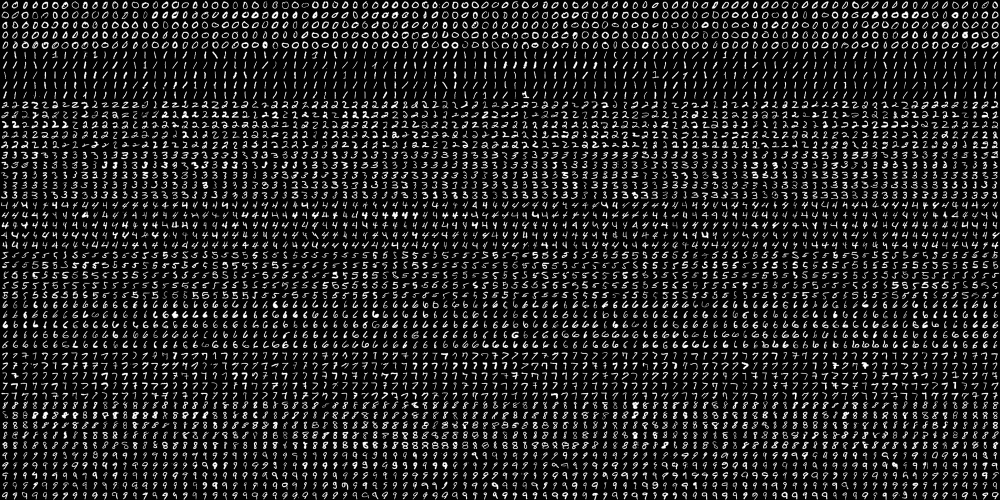
#> input picture Quiz3/digits.png, 2000 x 1000 px (shown at 1/2 size)
$ jupyter execute --allow-errors 2.ipynb
#> lines starting #> are read from the running program, lines starting #| are printed output that depends on the picture; after the words box and inside, x2 and y2 are one past the last pixel; in counts of white or black regions, pixels touching at a corner belong together
[cell 1]
import numpy as np
import matplotlib.pyplot as plt
import pandas as pd
import cv2 as cv
import warnings
warnings.filterwarnings('ignore')
from PIL import Image
from sklearn.neighbors import KNeighborsClassifier
from sklearn.model_selection import train_test_split
from sklearn.metrics import accuracy_score
# from sklearn.datasets import load_digits

[cell 2]
from PIL import Image
# open the image file
img = Image.open("digits.png")
#> img is the input picture: PIL image 2000x1000 L; min 0, max 255, mean 33.8
# define the size of each crop region in pixels
crop_width = 20
crop_height = 20

targets = []
features = []
# loop through the image and crop each rectangular region
for y in range(0, img.height, crop_height):
    for x in range(0, img.width, crop_width):
        # calculate the coordinates of the crop region
        left = x
        upper = y
        right = x + crop_width
        lower = y + crop_height
        # crop the image to the specified rectangle
        img_cropped = img.crop((left, upper, right, lower))
        # convert the image to a numpy array
        features.append(np.array(img_cropped))
        targets.append((y/100))
#> after the loop, features = 5000 items; targets = 5000 values from 0 to 9.8

[cell 3]
# resize features to 24x24
features_24 = [cv.resize(feature, (24, 24)) for feature in features]
#> features_24 = 5000 items
targets = np.array(targets)
targets.astype(int)
features_24 = np.array(features_24)
 # create a dictionary of target and feature
data = {'targets': targets, 'features': features_24}

[cell 4]
# Define the list of possible target values (0 to 9)
targets = list(range(10))
t = []
f = []
# Plot 10 random samples for each target digit
plt.figure(figsize=(20, 20))
for i, target in enumerate(targets):
    # Get indices of all samples with the target digit
    indices = np.where(data['targets'] == target)[0]
    # Randomly select 100 indices
    indices = np.random.choice(indices, size=100, replace=False)
    t.extend([target] * 100)
    f.extend(data['features'][indices])
    # Randomly select 10 indices from the selected 100
    indices = np.random.choice(indices, size=10, replace=False)
    # Plot the selected samples
    for j, idx in enumerate(indices):
        plt.subplot(10, 10, i*10+j+1)
        plt.imshow(data['features'][idx], cmap='gray')
        plt.axis('off')
        plt.title('Target: {}'.format(target))
#> this loop made 10 passes
#> indices on passes 1 to 10: [33, 76, 79, 21, 49, 12, 93, 30, 78, 24], [507, 510, 525, 590, 558, 534, 549, 537, 592, 578], [1054, 1001, 1063, 1084, 1067, 1031, 1068, 1009, 1025, 1053], [1577, 1528, 1511, 1578, 1517, 1534, 1519, 1520, 1518, 1543], [2005, 2016, 2022, 2047, 2093, 2049, 2068, 2079, 2028, 2046], [2528, 2584, 2503, 2599, 2561, 2550, 2548, 2527, 2521, 2569], [3088, 3078, 3048, 3056, 3098, 3029, 3054, 3011, 3039, 3083], [3580, 3567, 3528, 3581, 3511, 3514, 3570, 3541, 3502, 3584], [4090, 4030, 4006, 4005, 4057, 4088, 4091, 4053, 4067, 4097], [4584, 4544, 4588, 4551, 4569, 4559, 4543, 4545, 4590, 4546]
#> after the loop, f = 1000 items; t = 1000 values from 0 to 9
plt.show()
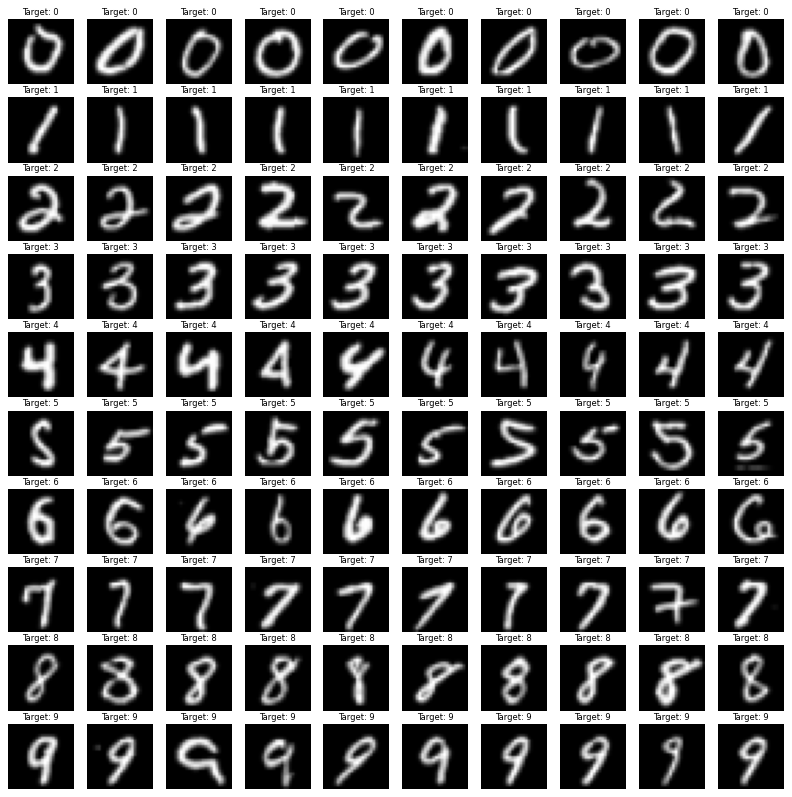
#> figure drawn by matplotlib, 100 panels

[cell 5]
# t abd f are the target and feature list
# convert the list to numpy array
t = np.array(t)
f = np.array(f)
f.shape, t.shape
#> Out = ((1000, 24, 24), (1000,))

[cell 6]
def knn_grayscale(n, images, targets):
    # Convert the images to grayscale and flatten them
#> called with n = 1, images = array of shape (1000, 24, 24), targets = array of shape (1000,)
    feature = []
    for img in images:
        if len(img.shape) == 3 and img.shape[2] == 3:
            img = cv.cvtColor(img, cv.COLOR_BGR2GRAY)
        elif len(img.shape) == 2:
            pass
        else:
            raise ValueError("Unexpected image shape: {}".format(img.shape))
        feature.append(img.flatten())
#> after the loop, feature = 1000 items

    # Split the data into training and testing setsDA
    X_train, X_test, y_train, y_test = train_test_split(feature, targets, test_size=0.2, random_state=0)
#> X_train = 800 items; X_test = 200 items; y_train = 800 values, max 9 at index 3, min 0 at index 12, mean 4.44; y_test = 200 values, max 9 at index 0, min 0 at index 6, mean 4.73

    # Train the KNN classifier
    knn = KNeighborsClassifier(n_neighbors=n)
    knn.fit(X_train, y_train)

    # Predict the target values for the test data and calculate the accuracy
    y_pred = knn.predict(X_test)
#> y_pred = 200 values, max 9 at index 5, min 0 at index 6, mean 4.72
    print("Accuracy od GrayScale when k={}: {:.2f}%".format(n, accuracy_score(y_test, y_pred) * 100))
#| Accuracy od GrayScale when k=1: 88.00%

    return knn

[cell 7]
knn_gray_1 = knn_grayscale(1, f, t)
knn_gray_5 = knn_grayscale(5, f, t)
#| Accuracy od GrayScale when k=5: 85.50%

[cell 8]
def knn_hog(n, images, targets):
    # Convert the images to grayscale and flatten them
#> called with n = 1, images = array of shape (1000, 24, 24), targets = array of shape (1000,)
    hog_feature = []
    for img in images:
        # Normalize the image to 0-1 range
        float_image = np.float32(img) / 255.0
        # Calculate the gradients using Sobel operator
        Gx = cv.Sobel(float_image, cv.CV_32F, 1, 0, ksize=1)
        Gy = cv.Sobel(float_image, cv.CV_32F, 0, 1, ksize=1)
        # Calculate gradient magnitude and direction (in degrees)
        magnitude, angle_degrees = cv.cartToPolar(Gx, Gy, angleInDegrees=True)
        winSize = (24,24)
        blockSize = (16,16)
        blockStride = (8,8)
        cellSize = (8,8)
        nbins = 9
        derivAperture = 1
        winSigma = 4.
        histogramNormType = 0
        L2HysThreshold = 2.0000000000000001e-01
        gammaCorrection = 0
        #nlevels = 64
        #hog = cv2.HOGDescriptor(winSize,blockSize,blockStride,cellSize,nbins,derivAperture,winSigma,histogramNormType,L2HysThreshold,gammaCorrection, nlevels)
        hog = cv.HOGDescriptor(winSize,blockSize,blockStride,cellSize,nbins,derivAperture,winSigma,
                        histogramNormType,L2HysThreshold,gammaCorrection)
        winStride = (8,8)
        padding = (8,8)
        locations = ((0,0),) #run at position (0,0) of the image
        hog_feature.append(hog.compute(img,winStride,padding,locations))
#> this loop made 1000 passes
#> pass 1, in knn_hog, `magnitude, angle_degrees = cv.cartToPolar(Gx, Gy, angleInDegrees=True)`:
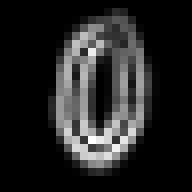
#> magnitude: shape (24, 24) float32 (shown 8 times larger); min 0, max 1, mean 0.143; drawn with min black and max white

        # [5 lines of commented-out code are left out]
    X_train, X_test, y_train, y_test = train_test_split(hog_feature, targets, test_size=0.2, random_state=0)
    # Train the KNN classifier
    knn = KNeighborsClassifier(n_neighbors=n)
    knn.fit(X_train, y_train)

    # Predict the target values for the test data and calculate the accuracy
    y_pred = knn.predict(X_test)
    print("Accuracy of HOG when k={}: {:.2f}%".format(n, accuracy_score(y_test, y_pred) * 100))
#| Accuracy of HOG when k=1: 90.50%

    return knn

[cell 9]
knn_hog_1 = knn_hog(1, f, t)
knn_hog_5 = knn_hog(5, f, t)
#| Accuracy of HOG when k=5: 91.50%

[cell 10]
# get image from the img20 folder  (18*20)
import os
x1 = []
y1 =[]
for i in range(10):
    for j in range(1, 3):
        img_path = 'img20/{}_{}.png'.format(i, j)
        if os.path.exists(img_path):
            img = cv.imread(img_path)
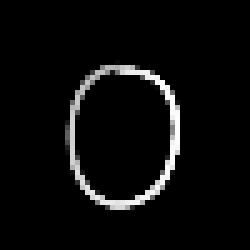
#> input picture Quiz3/img20_50/0_1.png, 50 x 50 px, found by its file name (shown 5 times larger)
#> img is the input picture: shape (50, 50, 3); min 0, max 254, mean 11.1
            img = cv.resize(img, (24, 24))
#> img: shape (24, 24, 3)
            x1.append(img)
            y1.append(i)
#> pass 2 of the loop `for i in range(10):`:

# convert the list to numpy array
y1 = np.array(y1)
x1 = np.array(x1)

#> (the rest of this cell did not finish here and is left out)


[cell 11]
# get image from the img20 folder  (18*20)
import os
x2 = []
y2 =[]
for i in range(10):
    for j in range(0, 2):
        img_path = 'img20_50/{}_{}.png'.format(i, j)
        if os.path.exists(img_path):
            img = cv.imread(img_path)
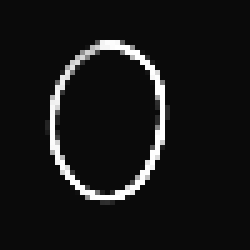
#> input picture Quiz3/img20_50/0_0.png, 50 x 50 px (shown 5 times larger)
#> img is the input picture: shape (50, 50, 3); min 10, max 255, mean 22.6
            img = cv.resize(img, (24, 24))
#> img: shape (24, 24, 3)
            x2.append(img)
            y2.append(i)
#> pass 2 of the loop `for i in range(10):`:
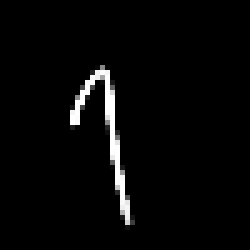
#> input picture Quiz3/img20_50/1_0.png, 50 x 50 px (shown 5 times larger)
#> img is the input picture: shape (50, 50, 3); min 0, max 255, mean 7.3
#> `img = cv.resize(img, (24, 24))`:
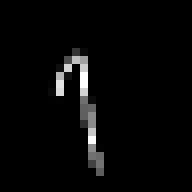
#> img: shape (24, 24, 3) (shown 8 times larger); min 0, max 254, mean 7.2

# convert the list to numpy array
y2 = np.array(y2)
x2 = np.array(x2)

knn_hog_my = knn_hog(1, x2, y2)
#> call 4 of knn_hog, with n = 1, images = array of shape (3, 24, 24, 3), targets = array of shape (3,)
#> after the loop in knn_hog (call 4), `for img in images:`:
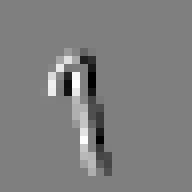
#> Gx: shape (24, 24, 3) float32 (shown 8 times larger); min -0.996, max 0.996, mean 4.14e-10; drawn with min black and max white

[cell 12]
x3 = []
y3 =[]
for i in range(0,4):
    img_path = 'img4_5d/5_{}.png'.format(i)
    if os.path.exists(img_path):
        img = cv.imread(img_path)
        img = cv.resize(img, (24, 24))
        x3.append(img)
        y3.append(5)
#> pass 2 of the loop `for i in range(0,4):`:

# convert the list to numpy array
y3 = np.array(y3)
x3 = np.array(x3)

#> (the rest of this cell did not finish here and is left out)


[cell 13]
def Thresholding(img):
    for i in img:
        gray_image = cv.cvtColor(img, cv.COLOR_BGR2GRAY)
        threshold_value, threshold_image = cv.threshold(gray_image, threshold, 255, cv.THRESH_BINARY)
        number_labels, labels_matrix = cv.connectedComponents(image = threshold_image, connectivity = 8)
        threshold_value, threshold_image1 = cv.threshold(gray_image,0,255,cv.THRESH_BINARY+cv.THRESH_OTSU)

[cell 14]
digit_images = []
for i in range(len(f)):
    #Threshold the image into a binary image of black or white only (2 colors)
    gray_image = f[i]
    threshold_value, threshold_image = cv.threshold(gray_image,0,255,cv.THRESH_BINARY+cv.THRESH_OTSU)
    # Choose the connectivity type
    number_labels, labels_matrix, stats_matrix, centroids_matrix = cv.connectedComponentsWithStats(threshold_image, connectivity=8)
    # Find the largest component
    largest_component = np.argmax(stats_matrix[1:,4]) + 1
    # Find the bounding box of the largest component
    x, y, w, h, area = stats_matrix[largest_component]
    # Crop the image to the bounding box of the largest component
    cropped_image = gray_image[y:y+h, x:x+w]
    # Resize the image to 24x24
    resized_image = cv.resize(cropped_image, (24, 24))
    digit_images.append(resized_image)
#> this loop made 1000 passes
#> pass 1, `threshold_value, threshold_image = cv.threshold(gray_image,0,255,cv.TH..`:
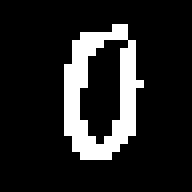
#> threshold_image: shape (24, 24) (shown 8 times larger); 14.2% white in thin lines or dots, all inside (x1, y1, x2, y2) = (8, 3, 18, 20)
#> pass 1, `resized_image = cv.resize(cropped_image, (24, 24))`:
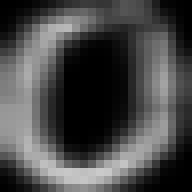
#> resized_image: shape (24, 24) (shown 8 times larger); min 0, max 202, mean 72.2
#> after the loop: threshold_image: shape (24, 24); 17.2% white in thin lines or dots, all inside (x1, y1, x2, y2) = (7, 5, 19, 23)

digit_images = np.array(digit_images)

knn_hog_my = knn_hog(1, digit_images, t)
#> the loop in knn_hog (call 6), `for img in images:` made 1000 passes
#> pass 1, in knn_hog (call 6), `magnitude, angle_degrees = cv.cartToPolar(Gx, Gy, angleInDegrees=True)`:
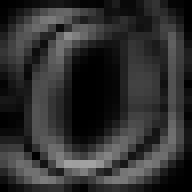
#> magnitude: shape (24, 24) float32 (shown 8 times larger); min 0, max 0.636, mean 0.188
#> after the loop in knn_hog (call 6), `for img in images:`:
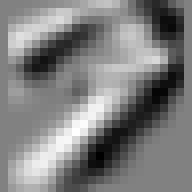
#> Gx: shape (24, 24) float32 (shown 8 times larger); min -0.447, max 0.431, mean -0.00833; drawn with min black and max white
#> after the loop in knn_hog (call 6), `for img in images:`:
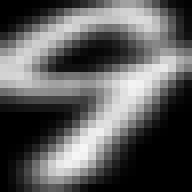
#> float_image: shape (24, 24) float32 (shown 8 times larger); min 0, max 0.965, mean 0.362
#| Accuracy of HOG when k=1: 89.50%
